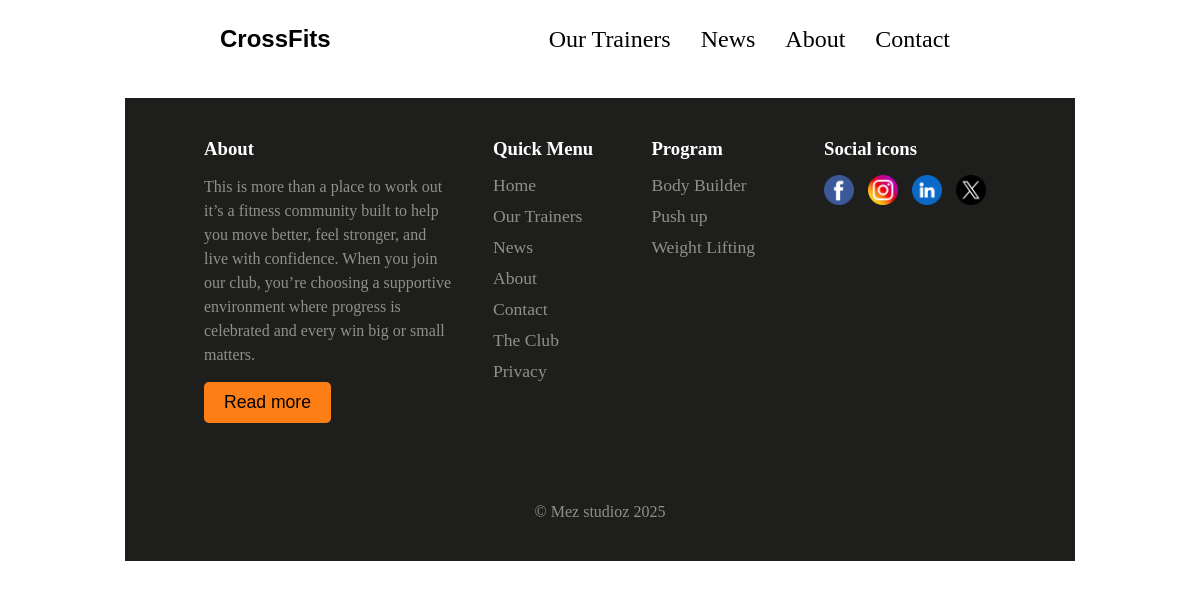
Page /trainer on the committed database.
### company/models.py (models this page shows, shortened)
class About(models.Model):
    description = models.TextField()

class Programs(models.Model):
    title = models.CharField(max_length=20)
    description = models.TextField()
    image = models.ImageField(upload_to='uploads', blank=True, null=True)

class SocialIcons(models.Model):
    title = models.CharField(max_length=20)
    image = models.ImageField(upload_to='uploads', blank=True, null=True)

### company/views.py (the view)
# urls.py: path('trainer', trainer, name='trainer'),
def trainer(request):
    return render(request, 'our-trainer.html', {'programs': programs ,'social_icon': socials, 'about_footer': footerabout   })

### company/templates/our-trainer.html
{% extends "base.html" %} {% load static %} {% block content %} {%endblock%}

### templates/base.html (shortened to what this page needs)
{% load static%}
<!doctype html>
<html lang="en">
  <head>
    <link rel="stylesheet" href="{% static 'css/index.css'%}" />
  </head>
  <body>
    <main>
      <nav>
        <section>
          <a
            href="{% url 'home'%}"
            style="font-family: &quot;Arial&quot;; font-weight: 700"
            >CrossFits</a
          >
        </section>
        <section class="Nav-menu">
          <ul>
            <li><a href="{% url 'trainer'%}">Our Trainers</a></li>
            <li><a href="{% url 'news'%}">News</a></li>
            <li><a href="{% url 'about'%}">About</a></li>
            <li><a href="{% url 'contact'%}">Contact</a></li>
          </ul>
        </section>
      </nav>
      <footer>
        <section>
          <h3>About</h3>
          <p>{{about_footer.description}}</p>
          <button><a href="{% url 'about'%}">Read more</a></button>
        </section>
        <section>
          <h3>Quick Menu</h3>
          <ul>
            <li><a href="{% url 'home'%}">Home</a></li>
            <li><a href="{% url 'trainer'%}">Our Trainers</a></li>
            <li><a href="{% url 'news'%}">News</a></li>
            <li><a href="{% url 'about'%}">About</a></li>
            <li><a href="{% url 'contact'%}">Contact</a></li>
            <li><a href="#">The Club</a></li>
            <li><a href="#">Privacy</a></li>
          </ul>
        </section>
        <section>
          <h3>Program</h3>
          <ul>
            {% for item in programs %}
            <li>
              <a href="{% url 'program_detail' item.id %}">{{item.title}}</a>
            </li>
            {% endfor%}
          </ul>
        </section>
        <section>
          <h3>Social icons</h3>
          {% for social in social_icon %}
          <img src="{{social.image.url}}" alt="{{social.title}}" width="30px" />
          {% endfor %}
        </section>
      </footer>
      <footer><p>&copy; Mez studioz 2025</p></footer>
    </main>
  </body>
</html>

### static/CSS/index.css (style rules this page uses)
* { padding: 0; margin: 0; box-sizing: border-box; list-style: none; text-decoration: none; }
main { margin: 0px 125px; background-color: white; }
nav { display: flex; justify-content: space-between; align-items: center; font-size: 1.5rem; margin: 0px 70px 20px 70px; padding: 25px; }
body { background-image: url("https://preview.colorlib.com/theme/crossfits/images/bg.jpg.webp"); background-attachment: fixed; background-repeat: no-repeat; background-size: cover; }
a { color: black; }
ul { display: flex; }
li { margin-right: 30px; }
footer h3 { color: white; margin-bottom: 15px; }
footer { background: #1e1e1c; color: rgba(255, 255, 255, 0.5); display: flex; padding: 40px; justify-content: space-evenly; }
footer section p { width: 250px; line-height: 24px; margin-bottom: 15px; }
footer section ul { flex-direction: column; }
footer section ul li { margin-bottom: 10px; }
footer section ul a { color: rgba(255, 255, 255, 0.5); font-size: 1.1rem; }
footer img { margin-right: 10px; cursor: pointer; }
footer section button { background-color: #fd7e14; border: none; padding: 10px 20px; color: white; font-size: 1.1rem; border-radius: 5px; cursor: pointer; }

### rows in the picture
About: description "This is more than a place to work out it’s a fitness community built to help you move better, feel stronger, and live with confidence. When you join our club, you’re choosing a supportive environment where progress is celebrated and every win big or small matters."
Programs: title "Body Builder"
Programs: title "Push up"
Programs: title "Weight Lifting"
SocialIcons: image (picture)
SocialIcons: image (picture)
SocialIcons: image (picture)
SocialIcons: image (picture)
